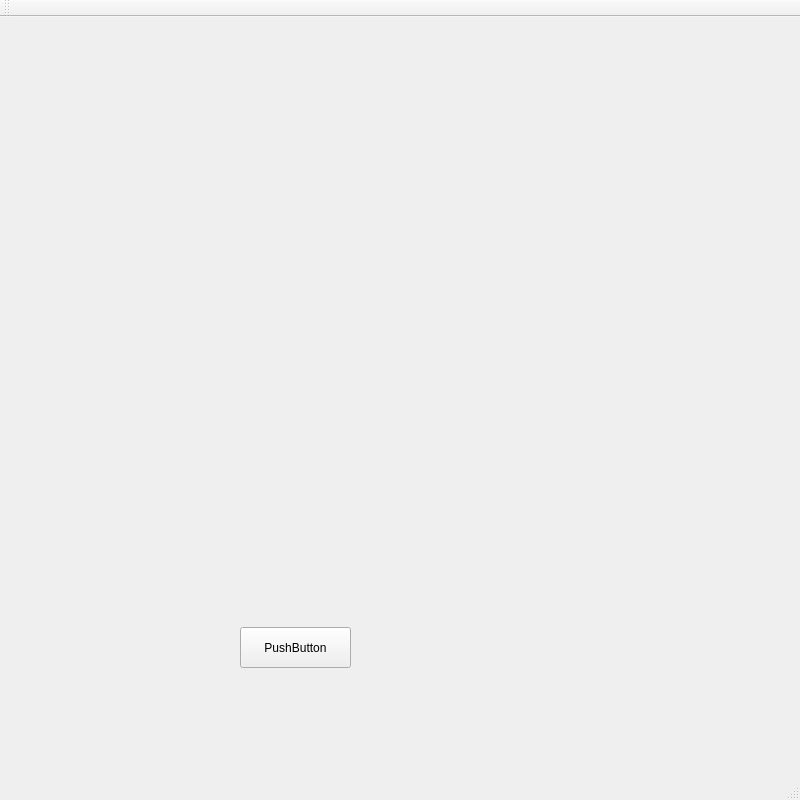
<?xml version="1.0" encoding="UTF-8"?>
<ui version="4.0">
 <class>MainWindow</class>
 <widget class="QMainWindow" name="MainWindow">
  <property name="geometry">
   <rect>
    <x>0</x>
    <y>0</y>
    <width>800</width>
    <height>800</height>
   </rect>
  </property>
  <property name="windowTitle">
   <string>MainWindow</string>
  </property>
  <widget class="QWidget" name="centralWidget">
   <widget class="QLabel" name="label">
    <property name="geometry">
     <rect>
      <x>0</x>
      <y>0</y>
      <width>500</width>
      <height>500</height>
     </rect>
    </property>
    <property name="text">
     <string/>
    </property>
   </widget>
   <widget class="QPushButton" name="pushButton">
    <property name="geometry">
     <rect>
      <x>240</x>
      <y>610</y>
      <width>111</width>
      <height>41</height>
     </rect>
    </property>
    <property name="text">
     <string>PushButton</string>
    </property>
   </widget>
  </widget>
  <widget class="QMenuBar" name="menuBar">
   <property name="geometry">
    <rect>
     <x>0</x>
     <y>0</y>
     <width>800</width>
     <height>26</height>
    </rect>
   </property>
  </widget>
  <widget class="QToolBar" name="mainToolBar">
   <attribute name="toolBarArea">
    <enum>TopToolBarArea</enum>
   </attribute>
   <attribute name="toolBarBreak">
    <bool>false</bool>
   </attribute>
  </widget>
  <widget class="QStatusBar" name="statusBar"/>
 </widget>
 <layoutdefault spacing="6" margin="11"/>
 <resources/>
 <connections/>
</ui>
